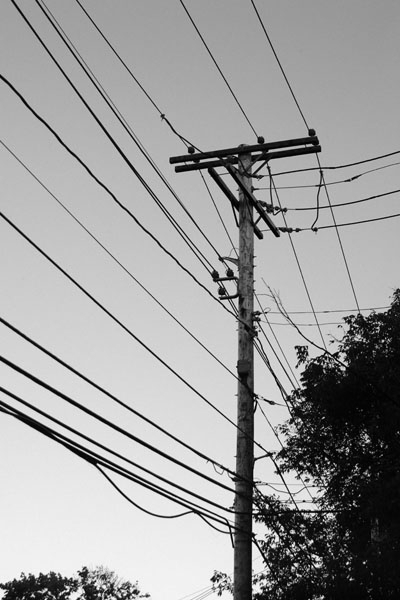
%> input picture TP3/TP03I01.jpg, 400 x 600 px
$ octave exercice1.m   (GNU Octave 9; MATLAB toolbox functions it lacks are replaced by stand-ins)
%> lines starting %> are read from the running program, lines starting %| are printed output that depends on the picture
### TP3/bruiter.m
function img1 =bruiter(img,N)
%> called with N = 500
tailleImage=size(img);
%> tailleImage = [600 400]
img1=img;
for i=1:N
    pixelAleaX = round(rand*(tailleImage(1)-1))+1;
    pixelAleaY = round(rand*(tailleImage(2)-1))+1;
    img1(pixelAleaX,pixelAleaY)=255;

    pixelAleaX = round(rand*(tailleImage(1)-1))+1;
    pixelAleaY = round(rand*(tailleImage(2)-1))+1;
    img1(pixelAleaX,pixelAleaY)=0;
end
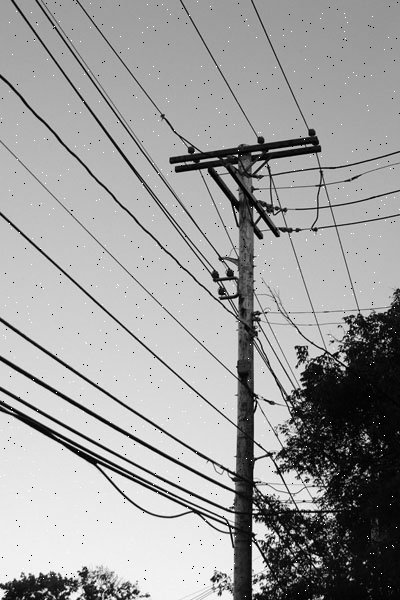
%> img1: size 600x400 double; min 0, max 255, mean 157.6

### TP3/filtremedian.m
function resultat = filtremedian(img)
%on filtre une image à l'aide d'un filtre 5x5
resultat=img;
tailleImage=size(img);

for i=3:tailleImage(1)-2 %ligne de l'image
    for j=3:tailleImage(2)-2 %colonne de l'image
        vect=sort(reshape(img(i-2:i+2,j-2:j+2),[],1));
        resultat(i,j)=vect(13);
    end
end
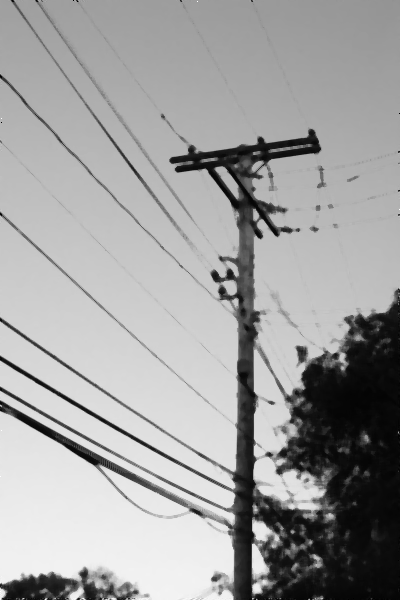
%> resultat: size 600x400 double; min 0, max 255, mean 159.8
end

### TP3/EQM.m
function eqm = EQM(img1,img2)
tailleImage=size(img1);
eqm=0;
for i=1:tailleImage(1) %ligne de l'image
    for j=1:tailleImage(2) %colonne de l'image
        eqm=eqm+(img2(i,j,1)-img1(i,j,1))^2;
    end
end
%> after the loop, eqm = 22043056
eqm=eqm/(tailleImage(1)*tailleImage(2));
%> eqm = 91.85

end

### TP3/exercice1.m
clear all
close all
clc

%On affiche l'image de base et l'image bruitée

figure(1);
subplot(1,3,1);
img=double(imread('TP03I01.jpg'));
image(uint8(img));
colormap(gray(256));
title('Image origine');
subplot(1,3,2);
imgbruitee=bruiter(img,500);
image(uint8(imgbruitee));
colormap(gray(256));
title('Image bruitée');

%Filtre median
subplot(1,3,3);
imgfiltreemed=filtremedian(imgbruitee);
image(uint8(imgfiltreemed));
colormap(gray(256));
title('Image bruitée avec filtre médian');
%%
%EQM
eqmBruit = EQM(img,imgbruitee)
%> eqmBruit = 91.85
eqmfiltree = EQM(img,imgfiltreemed)
%> eqmfiltree = 531.1

%%
tableau=zeros(2,20);
for N=1000:1000:20000
    imgbruitee=bruiter(img,N);
    eqmBruit = EQM(img,imgbruitee);
%> (the run ends here)
